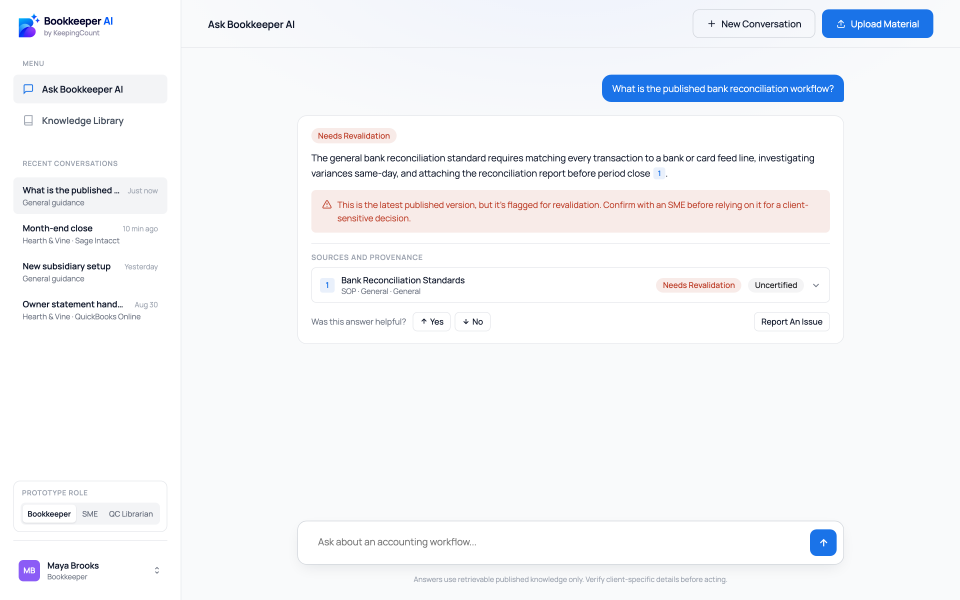
#> input picture cases/_src/bookkeeper-ai/d_answer_ack.png, 2880 x 1800 px, found by its file name (shown at 1/3 size); its folder holds 4 pictures in this run
$ python build_bookkeeper_ai.py
#> lines starting #> are read from the running program, lines starting #| are printed output that depends on the picture; after the words box and inside, x2 and y2 are one past the last pixel; in counts of white or black regions, pixels touching at a corner belong together
#> in im, returned value is the input picture: PIL image 2880x1800 RGB; mean R, G, B 243.9, 245.3, 248.4
#> call 2 of im, with name = 'd_review_sme'
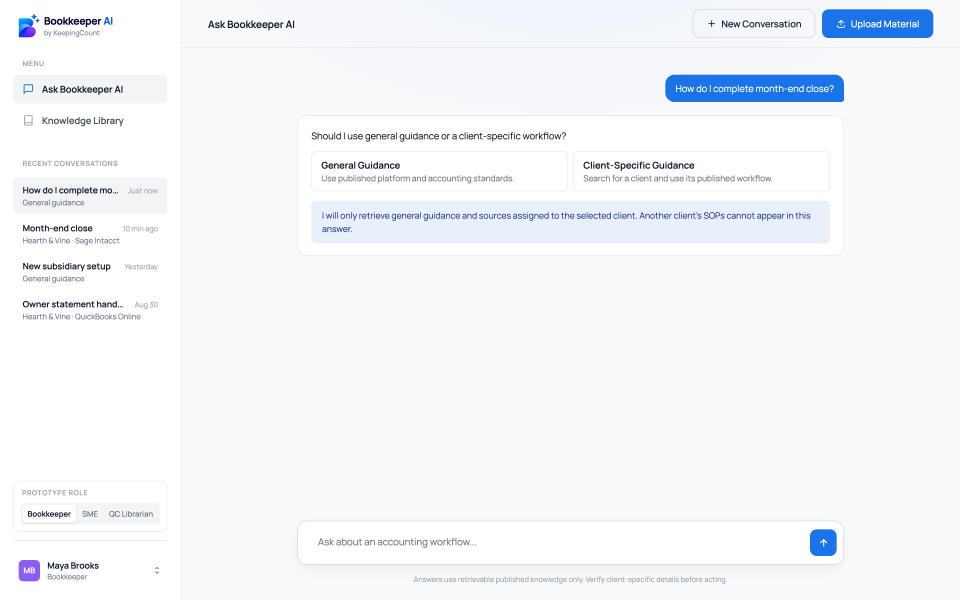
#> input picture cases/_src/bookkeeper-ai/d_answer.png, 2880 x 1800 px, given in place of d_review_sme.png, which was not available (shown at 1/3 size)
#> in im, returned value is the input picture: PIL image 2880x1800 RGB; mean R, G, B 243.7, 246.1, 249.7
### cases/_tools/compose.py
# Визуалы для кейсов из скриншотов прототипа: окно браузера, плитка с фрагментом UI, обложка из двух окон.
# Используется скриптами cases/_tools/build_<проект>.py. Скриншоты снимаются с device scale 2.
from PIL import Image, ImageDraw, ImageFilter

BG_TOP, BG_BOTTOM = (243, 244, 247), (229, 232, 239)   # светлый фон в стиле сайта (#f5f5f7)


def gradient(w, h, top=BG_TOP, bottom=BG_BOTTOM):
#> called with w = 2800, h = 1575, top = (243, 244, 247), bottom = (229, 232, 239)
    g = Image.new('RGB', (1, h))
    for y in range(h):
        k = y / max(1, h - 1)
        g.putpixel((0, y), tuple(round(top[i] + (bottom[i] - top[i]) * k) for i in range(3)))
    return g.resize((w, h))


def rounded_mask(size, r):
    m = Image.new('L', size, 0)
    ImageDraw.Draw(m).rounded_rectangle((0, 0, size[0] - 1, size[1] - 1), r, fill=255)
    return m


def shadow(size, r, blur, alpha=70, spread=0):
    """Мягкая тень под карточкой: возвращает RGBA-слой с полями под размытие."""
    pad = blur * 3
    s = Image.new('RGBA', (size[0] + pad * 2, size[1] + pad * 2), (0, 0, 0, 0))
    ImageDraw.Draw(s).rounded_rectangle((pad - spread, pad - spread, pad + size[0] + spread, pad + size[1] + spread), r, fill=(20, 22, 50, alpha))
    return s.filter(ImageFilter.GaussianBlur(blur)), pad


def browser(shot, width, bar=None, r=None):
    """Окно браузера с верхней панелью и тремя точками; shot — PIL Image страницы."""
#> called with width = 1960
    bar = bar or round(width * 0.028)
    r = r or round(width * 0.014)
    sh = shot.resize((width, round(shot.height * width / shot.width)), Image.LANCZOS)
    win = Image.new('RGB', (width, sh.height + bar), (255, 255, 255))
#> win: PIL image 1960x1280 RGB; every value is 255
    d = ImageDraw.Draw(win)
    d.rectangle((0, 0, width, bar), fill=(246, 246, 248))
    d.line((0, bar - 1, width, bar - 1), fill=(228, 229, 234), width=max(1, width // 1400))
    rr = max(4, bar // 6)
    for i, c in enumerate([(255, 95, 87), (254, 188, 46), (40, 200, 64)]):
        cx = bar * 0.55 + i * bar * 0.42
        d.ellipse((cx - rr, bar / 2 - rr, cx + rr, bar / 2 + rr), fill=c)
    # адресная строка
    aw = width * 0.32
    d.rounded_rectangle((width / 2 - aw / 2, bar * 0.24, width / 2 + aw / 2, bar * 0.76), bar * 0.26, fill=(255, 255, 255), outline=(228, 229, 234))
    win.paste(sh, (0, bar))
    out = Image.new('RGBA', win.size, (0, 0, 0, 0))
#> out: PIL image 1960x1280 RGBA; every value is 0
    out.paste(win, (0, 0), rounded_mask(win.size, r))
#> in rounded_mask, `m = Image.new('L', size, 0)`: m: PIL image 1960x1280 L; every value is 0
#> in rounded_mask, `ImageDraw.Draw(m).rounded_rectangle((0, 0, size[0] - 1, size[1] - 1), ..`:
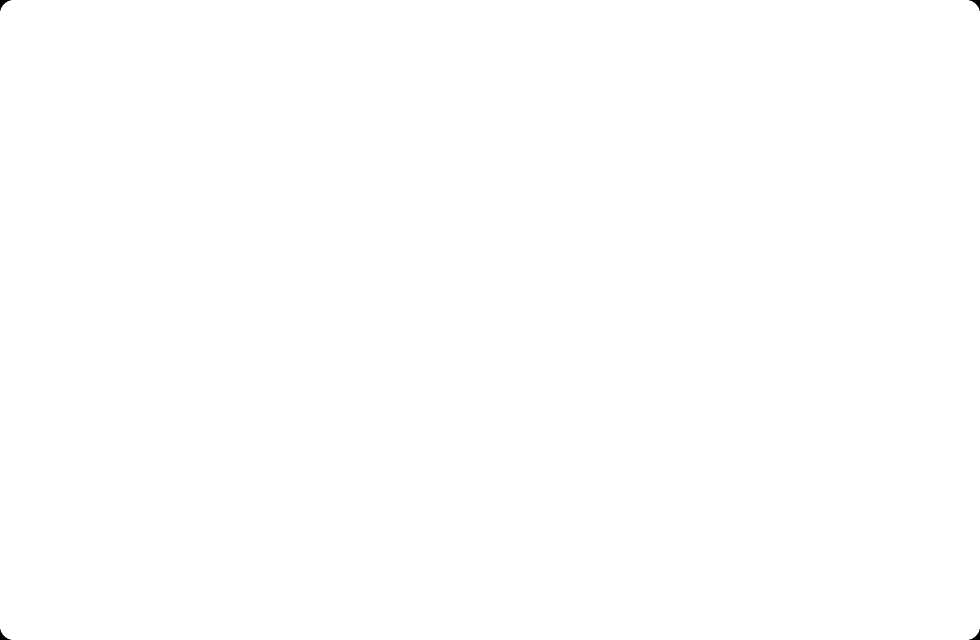
#> m: PIL image 1960x1280 L (shown at 1/2 size); 100% white; 4 black regions, box (x1, y1, x2, y2) and area: (0, 0, 22, 22) 164, (1938, 0, 1960, 22) 164, (0, 1258, 22, 1280) 164, (1938, 1258, 1960, 1280) 164
#> in browser (call 2), `win = Image.new('RGB', (width, sh.height + bar), (255, 255, 255))`: win: PIL image 1400x914 RGB; every value is 255
#> in browser (call 2), `out = Image.new('RGBA', win.size, (0, 0, 0, 0))`: out: PIL image 1400x914 RGBA; every value is 0
#> in rounded_mask (call 2), `m = Image.new('L', size, 0)`: m: PIL image 1400x914 L; every value is 0
#> in rounded_mask (call 2), `ImageDraw.Draw(m).rounded_rectangle((0, 0, size[0] - 1, size[1] - 1), ..`: m: PIL image 1400x914 L; 100% white; 4 black regions, box (x1, y1, x2, y2) and area: (0, 0, 16, 16) 92, (1384, 0, 1400, 16) 92, (0, 898, 16, 914) 92, (1384, 898, 1400, 914) 92
    return out


def place(canvas, layer, xy, r, blur=None, alpha=60):
    """Кладёт RGBA-слой на холст с мягкой тенью."""
#> called with xy = (168, 158), r = 27, alpha = 55
    blur = blur or max(12, layer.width // 40)
#> blur = 49
    s, pad = shadow(layer.size, r, blur, alpha)
#> in shadow, `s = Image.new('RGBA', (size[0] + pad * 2, size[1] + pad * 2), (0, 0, 0..`: s: PIL image 2254x1574 RGBA; every value is 0
#> pad = 147
    canvas.alpha_composite(s, (xy[0] - pad, xy[1] - pad + blur // 2))
    canvas.alpha_composite(layer, xy)
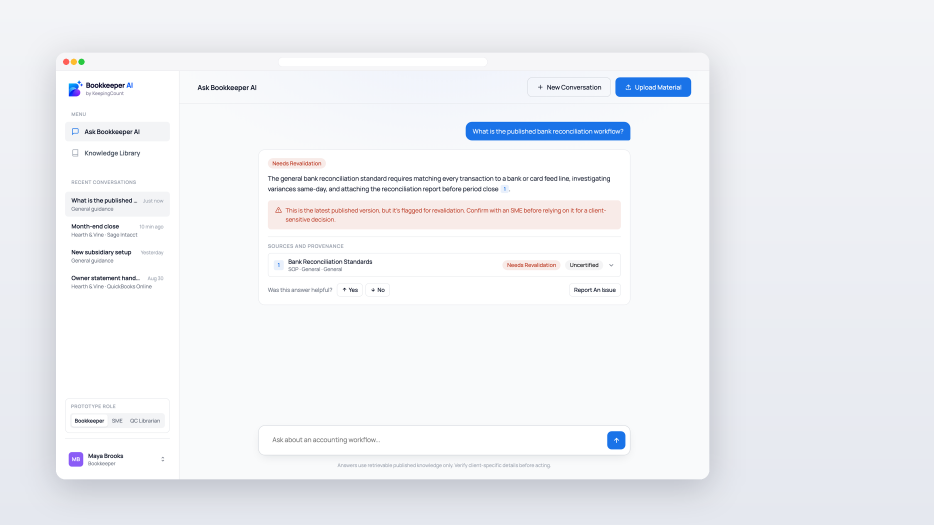
#> canvas: PIL image 2800x1575 RGBA (shown at 1/3 size); mean R, G, B, A 239, 240.6, 244.5, 255
#> in shadow (call 2), `s = Image.new('RGBA', (size[0] + pad * 2, size[1] + pad * 2), (0, 0, 0..`: s: PIL image 1610x1124 RGBA; every value is 0


def tile(crop, size=(900, 1020), pad=56, r=22, valign='center'):
    """Плитка 3:3.4: фрагмент интерфейса белой карточкой на светлом фоне."""
#> called with size = (900, 1020), pad = 56, r = 22, valign = 'center'
    W, H = size
#> W = 900; H = 1020
    cv = gradient(W, H).convert('RGBA')
#> the loop in gradient (call 2), `for y in range(h):` made 1020 passes
#> k on passes 1 to 3: 0, 0.000981, 0.00196
#> cv: PIL image 900x1020 RGBA
    maxw, maxh = W - pad * 2, H - pad * 2
#> maxw = 788; maxh = 908
    k = min(maxw / crop.width, maxh / crop.height)
#> k = 0.726
    c = crop.resize((round(crop.width * k), round(crop.height * k)), Image.LANCZOS)
    card = Image.new('RGBA', c.size, (0, 0, 0, 0)); card.paste(c, (0, 0), rounded_mask(c.size, r))
#> after `card = Image.new('RGBA', c.size, (0, 0, 0, 0))`: card: PIL image 712x908 RGBA; every value is 0
#> call 3 of rounded_mask, with size = (712, 908), r = 22
#> in rounded_mask (call 3), `m = Image.new('L', size, 0)`: m: PIL image 712x908 L; every value is 0
#> in rounded_mask (call 3), `ImageDraw.Draw(m).rounded_rectangle((0, 0, size[0] - 1, size[1] - 1), ..`:
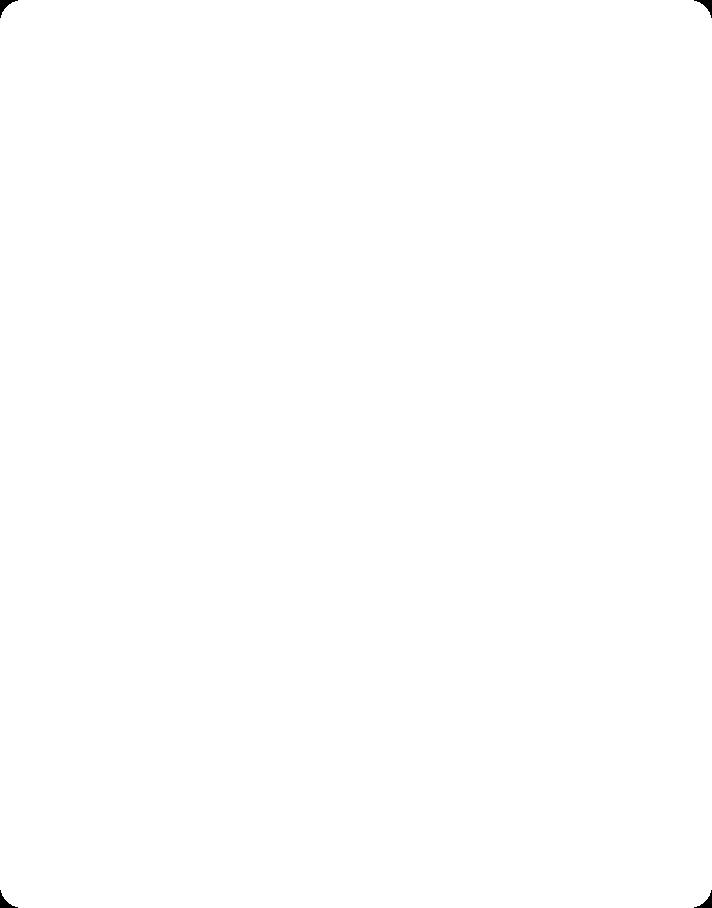
#> m: PIL image 712x908 L; 99.9% white; 4 black regions, box (x1, y1, x2, y2) and area: (0, 0, 18, 18) 111, (694, 0, 712, 18) 111, (0, 890, 18, 908) 111, (694, 890, 712, 908) 111
    x = (W - c.width) // 2
#> x = 94
    y = (H - c.height) // 2 if valign == 'center' else pad
#> y = 56
    place(cv, card, (x, y), r, blur=18, alpha=45)
#> call 3 of place, with xy = (94, 56), r = 22, blur = 18, alpha = 45
#> call 3 of shadow, with size = (712, 908), r = 22, blur = 18, alpha = 45, spread = 0
#> in shadow (call 3), `s = Image.new('RGBA', (size[0] + pad * 2, size[1] + pad * 2), (0, 0, 0..`: s: PIL image 820x1016 RGBA; every value is 0
#> in shadow (call 3), `ImageDraw.Draw(s).rounded_rectangle((pad - spread, pad - spread, pad +..`:
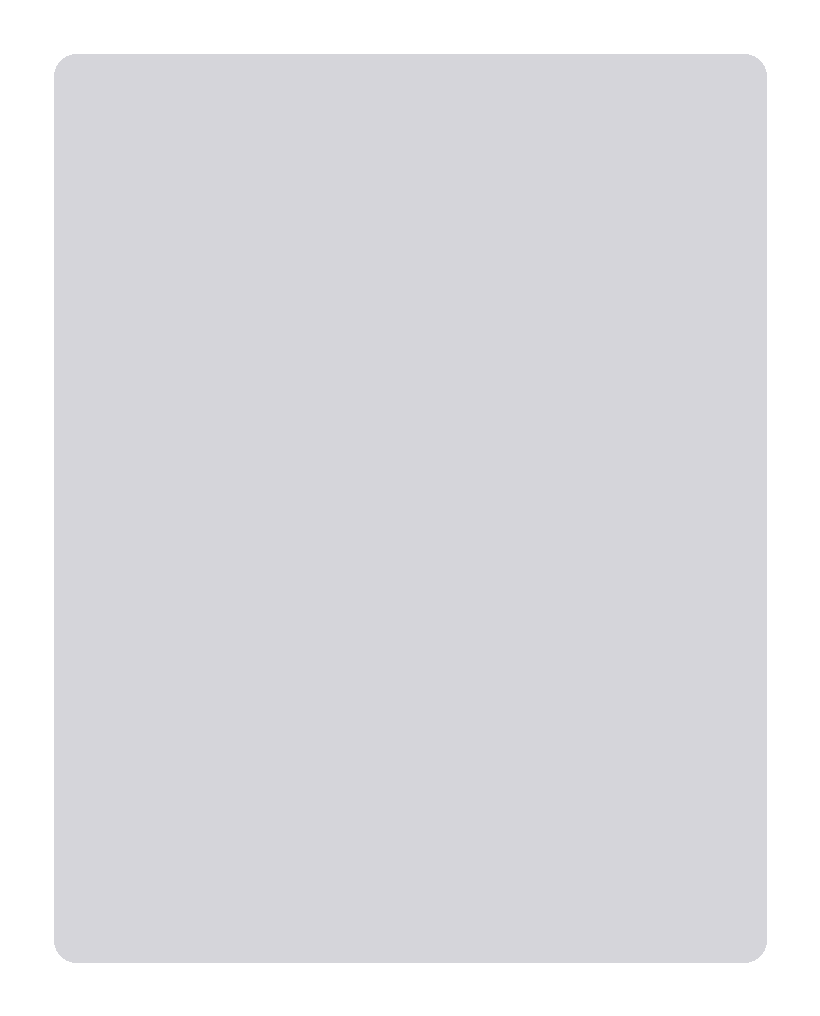
#> s: PIL image 820x1016 RGBA; mean R, G, B, A 15.5, 17.1, 38.9, 35; transparent parts drawn white
#> in place (call 3), `s, pad = shadow(layer.size, r, blur, alpha)`: pad = 54
#> in place (call 3), `canvas.alpha_composite(layer, xy)`:
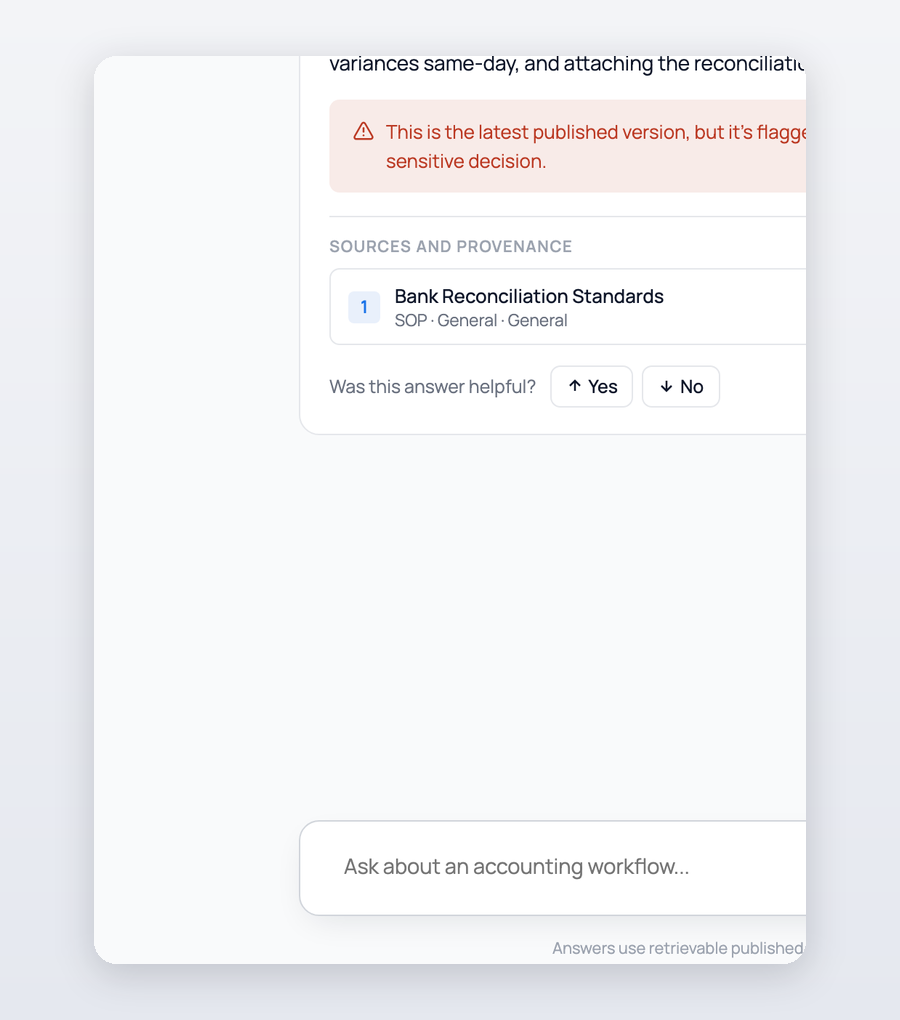
#> canvas: PIL image 900x1020 RGBA; mean R, G, B, A 243, 243.2, 245.1, 255
    return cv.convert('RGB')


# [7 lines left out: function photo_tile, not called in this run]


def cover(main, second, size=(2800, 1575)):
    """Обложка 16:9: главное окно слева, второе окно справа внизу внахлёст."""
    W, H = size
    cv = gradient(W, H).convert('RGBA')
    a = browser(main, round(W * 0.70))
    b = browser(second, round(W * 0.50))
    ax, ay = round(W * 0.06), round(H * 0.10)
    bx, by = W - b.width - round(W * 0.05), round(H * 0.36)
    place(cv, a, (ax, ay), round(a.width * 0.014), alpha=55)
    place(cv, b, (bx, by), round(b.width * 0.014), alpha=75)
    return cv.convert('RGB')


# [10 lines left out: function framed, not called in this run]


def save(img, path, q=86):
    img.convert('RGB').save(path, quality=q, optimize=True, progressive=True)

### cases/_tools/build_bookkeeper_ai.py
# Визуалы кейса BookKeeper AI из скриншотов cases/_src/bookkeeper-ai (снято с device scale 2, вьюпорт 1440×900).
# Запуск из корня проекта: python3 cases/_tools/build_bookkeeper_ai.py
import os, sys
sys.path.insert(0, os.path.dirname(__file__))
from PIL import Image
from compose import tile, cover, framed, save
from flow import render_flow

SRC, OUT = 'cases/_src/bookkeeper-ai', 'img/cases/bookkeeper-ai'
os.makedirs(OUT, exist_ok=True)
S = 2  # device scale


def im(name): return Image.open(f'{SRC}/{name}.png').convert('RGB')
def css(img, x0, y0, x1, y1): return img.crop((x0 * S, y0 * S, x1 * S, y1 * S))


answer, review_sme, review_qc = im('d_answer_ack'), im('d_review_sme'), im('d_review_qc')

# обложка: ответ с источниками + обзор знаний для SME
save(cover(answer, review_sme), f'{OUT}/cover.jpg')

# проблемы: состояние базы знаний глазами бухгалтера и эксперта
save(tile(css(im('d_library'), 305, 255, 795, 880)), f'{OUT}/problem-1-outdated.jpg')        # SOP с истёкшей проверкой
#> (the run stopped early here; a loop or call above may not have finished)
